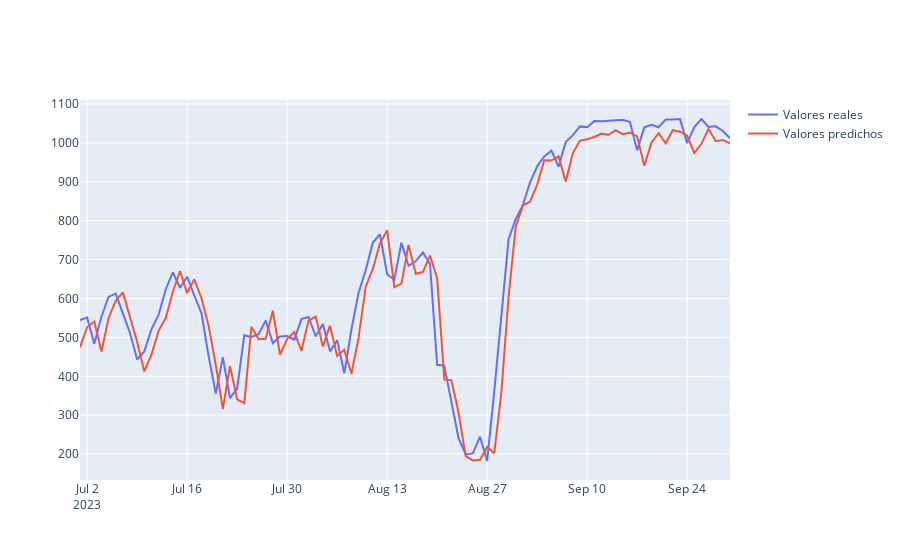

The notebook cell this image was saved under:
### Code cell
fig = go.Figure()
fig.add_trace(go.Scatter(x=X_test_dates, y=y_test, mode='lines', name='Valores reales'))
fig.add_trace(go.Scatter(x=X_test_dates, y=y_pred, mode='lines', name='Valores predichos'))
fig.show()
